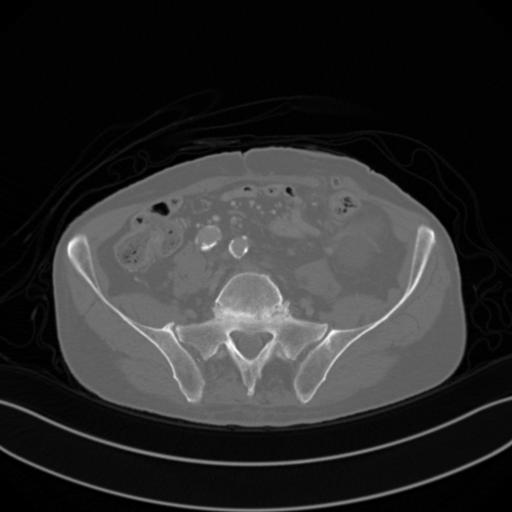
%> input picture Project/NDCT image.jpg, 512 x 512 px; the run also reads 1 picture not shown here
$ octave Project.m   (GNU Octave 9; MATLAB toolbox functions it lacks are replaced by stand-ins)
%> lines starting %> are read from the running program, lines starting %| are printed output that depends on the picture
clear all;
close all;
clc;

%% 데이터 로드 및 변환전 PSNR 계산
image_NDCT=rgb2gray(double(imread('NDCT image.jpg'))/255);
%> image_NDCT: size 512x512 double; min 0, max 0.996, mean 0.174
image_LDCT=rgb2gray(double(imread('LDCT image.jpg'))/255);
%> image_LDCT: size 512x512 double; min 0, max 1, mean 0.173

% PSNR score 출력 ( 변환전LDCT 영상 vs NDCT 영상 )
psnr_LDCT_NDCT = psnr(image_LDCT, image_NDCT);
%> psnr_LDCT_NDCT = 41.81


% NDCT image 플롯
figure(1);
subplot(3,4,1);
imshow(image_NDCT);
title({'NDCT image';'(Ground-truth)'},'fontsize',16);


% Original LDCT 플롯
subplot(3,4,2);
imshow(image_LDCT);
title({'Original LDCT';'(Noised image)';
    ['\color{red}PSNR score : ', num2str(psnr_LDCT_NDCT)]},'fontsize',16);


%% 논문 구현


%% Anisotropic filter만 사용 (1)
image_Aniso = image_LDCT;

% Anisotropic Diffusion Filtering 구현
image_Aniso = imdiffusefilt(image_Aniso);

% PSNR score 출력 ( Anisotropic-diffusion filtering 후 LDCT 영상 vs NDCT 영상 )
psnr_A_NDCT = psnr(image_Aniso, image_NDCT);
%> psnr_A_NDCT = 38.57

% Anisotropic-diffusion filtering 후 LDCT 영상 플롯
subplot(3,4,5);
imshow(image_Aniso);
title({'(1) Anisotropic-Diffusion Filtering';
    ['\color{red}PSNR score : ', num2str(psnr_A_NDCT)]},'fontweight','bold', 'fontsize',16);


%% Bilateral filter만 사용 (2)
image_Bilat = image_LDCT;

% Bilateral Filtering 구현
image_Bilat = imbilatfilt(image_Bilat);

% PSNR score 출력 ( Bilateral filtering 후 LDCT 영상 vs NDCT 영상 )
psnr_B_NDCT = psnr(image_Bilat, image_NDCT);
%> psnr_B_NDCT = 41.77

% Bilateral filtering후 LDCT 영상 플롯
subplot(3,4,6);
imshow(image_Bilat);
title({'(2) Bilateral Filtering';
    ['\color{red}PSNR score : ', num2str(psnr_B_NDCT)]},'fontweight','bold', 'fontsize',16);


%% Bilateral -> Anisotropic 순서로 사용 (3)
image_Bilat_Aniso = image_LDCT;

% Bilateral Filtering 구현
image_Bilat_Aniso = imbilatfilt(image_Bilat_Aniso);

% Anisotropic Diffusion Filtering 구현
image_Bilat_Aniso = imdiffusefilt(image_Bilat_Aniso);

% PSNR score 출력 ( Bilateral -> Anisotropic 후 LDCT 영상 vs NDCT 영상 )
psnr_BA_NDCT = psnr(image_Bilat_Aniso, image_NDCT);
%> psnr_BA_NDCT = 36.71

% Bilateral -> Anisotropic 후 LDCT 영상 플롯
subplot(3,4,7);
imshow(image_Bilat_Aniso);
title({'(3) Bilateral -> Anisotropic-Diffusion Filtering';
    ['\color{red}PSNR score : ', num2str(psnr_BA_NDCT)]},'fontweight','bold', 'fontsize',16);


%% Anisotropic -> Bilateral 순서로 사용 (4)
image_Aniso_Bilat = image_LDCT;

% Anisotropic Diffusion Filtering 구현
image_Aniso_Bilat = imdiffusefilt(image_Aniso_Bilat);

% Bilateral Filtering 구현
image_Aniso_Bilat = imbilatfilt(image_Aniso_Bilat);

% PSNR score 출력 ( Anisotropic -> Bilateral 후 LDCT 영상 vs NDCT 영상 )
psnr_AB_NDCT = psnr(image_Aniso_Bilat, image_NDCT);
%> psnr_AB_NDCT = 37.1

% Anisotropic -> Bilateral 후 LDCT 영상 플롯
subplot(3,4,8);
imshow(image_Aniso_Bilat);
title({'(4) Anisotropic-Diffusion -> Bilateral Filtering';
    ['\color{red}PSNR score : ', num2str(psnr_AB_NDCT)]},'fontweight','bold', 'fontsize',16);


%% Assignment 1


%% Box filtering (a)

% Box filtering
filterSize = 3;
image_a = imboxfilt(image_LDCT, filterSize);

% PSNR score 출력 ( Box filtering 후 LDCT 영상 vs NDCT 영상 )
psnr_Box_NDCT = psnr(image_a, image_NDCT);
%> psnr_Box_NDCT = 39.09

% Box filtering 후 영상 플롯
subplot(3,4,9);
imshow(image_a);
title({'(a) Box Filtered image of LDCT';
    ['\color{red}PSNR score : ', num2str(psnr_Box_NDCT)]},'fontsize',16);


%% Gaussian filtering (b)

% Gaussian filtering
sigma = 0.5;
image_b = imgaussfilt(image_LDCT, sigma);

% PSNR score 출력 ( Gaussian filtering 후 LDCT 영상 vs NDCT 영상 )
psnr_Gaussian_NDCT = psnr(image_b, image_NDCT);
%> psnr_Gaussian_NDCT = 42.12

% Gaussian filtering 후 영상 플롯
subplot(3,4,10);
imshow(image_b);
title({'(b) Gaussian Filtered image of LDCT';
    ['\color{red}PSNR score : ', num2str(psnr_Gaussian_NDCT)]},'fontsize',16);


%% Sharpening filtering (c)

% Sharpening filtering
image_c = imsharpen(image_LDCT,'Radius',2,'Amount',1);
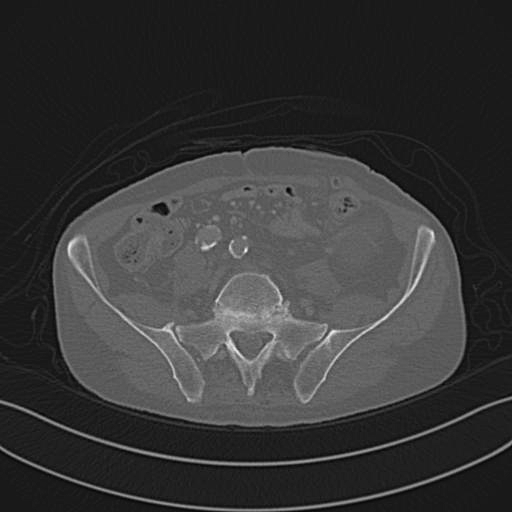
%> image_c: size 512x512 double; min -0.144, max 1.31, mean 0.173; drawn with min black and max white

% PSNR score 출력 ( Sharpening filtering 후 LDCT 영상 vs NDCT 영상 )
psnr_Sharpening_NDCT = psnr(image_c, image_NDCT);
%> psnr_Sharpening_NDCT = 30.79

% Sharpening filtering 후 영상 플롯
subplot(3,4,11);
imshow(image_c);
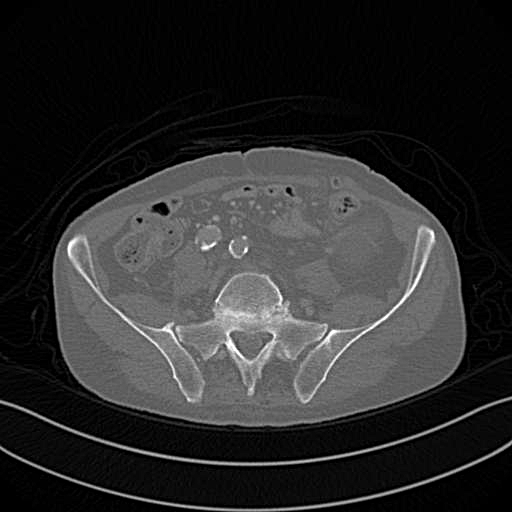
%> displayed picture: size 512x512, on the screen's scale of 0 to 255; min 0, max 255, mean 44.4
title({'(c) Sharpening Filtered image of LDCT';
    ['\color{red}PSNR score : ', num2str(psnr_Sharpening_NDCT)]},'fontsize',16);


%% Median filtering (d)

% Median filtering
kernel = [7 7];
image_d = medfilt2(image_LDCT,kernel);

% PSNR score 출력 ( Median filtering 후 LDCT 영상 vs NDCT 영상 )
psnr_Median_NDCT = psnr(image_d, image_NDCT);
%> psnr_Median_NDCT = 31.89

% Median filtering 후 영상 플롯
subplot(3,4,12);
imshow(image_d);
title({'(d) Median Filtered image of LDCT';
    ['\color{red}PSNR score : ', num2str(psnr_Median_NDCT)]},'fontsize',16);
